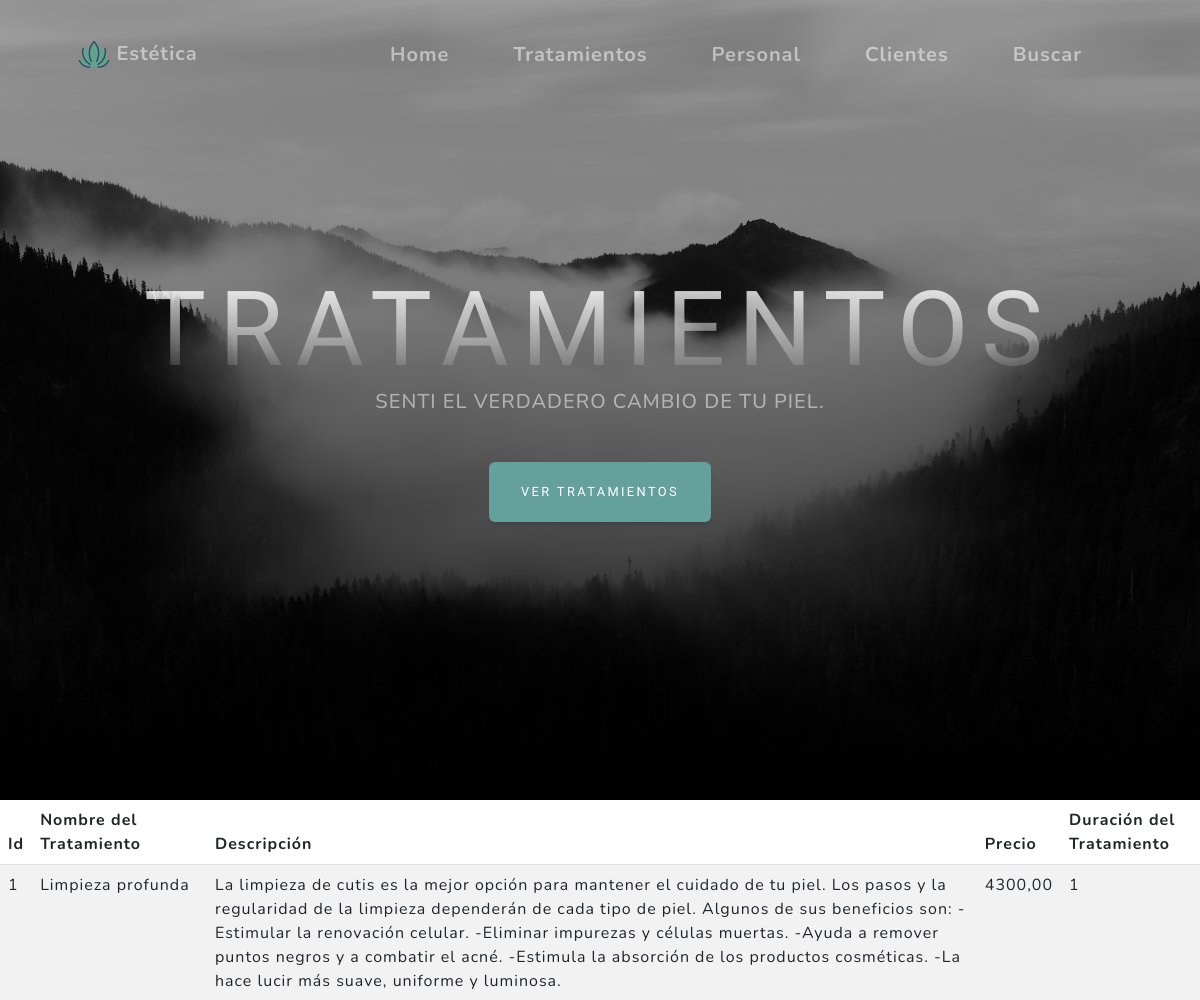
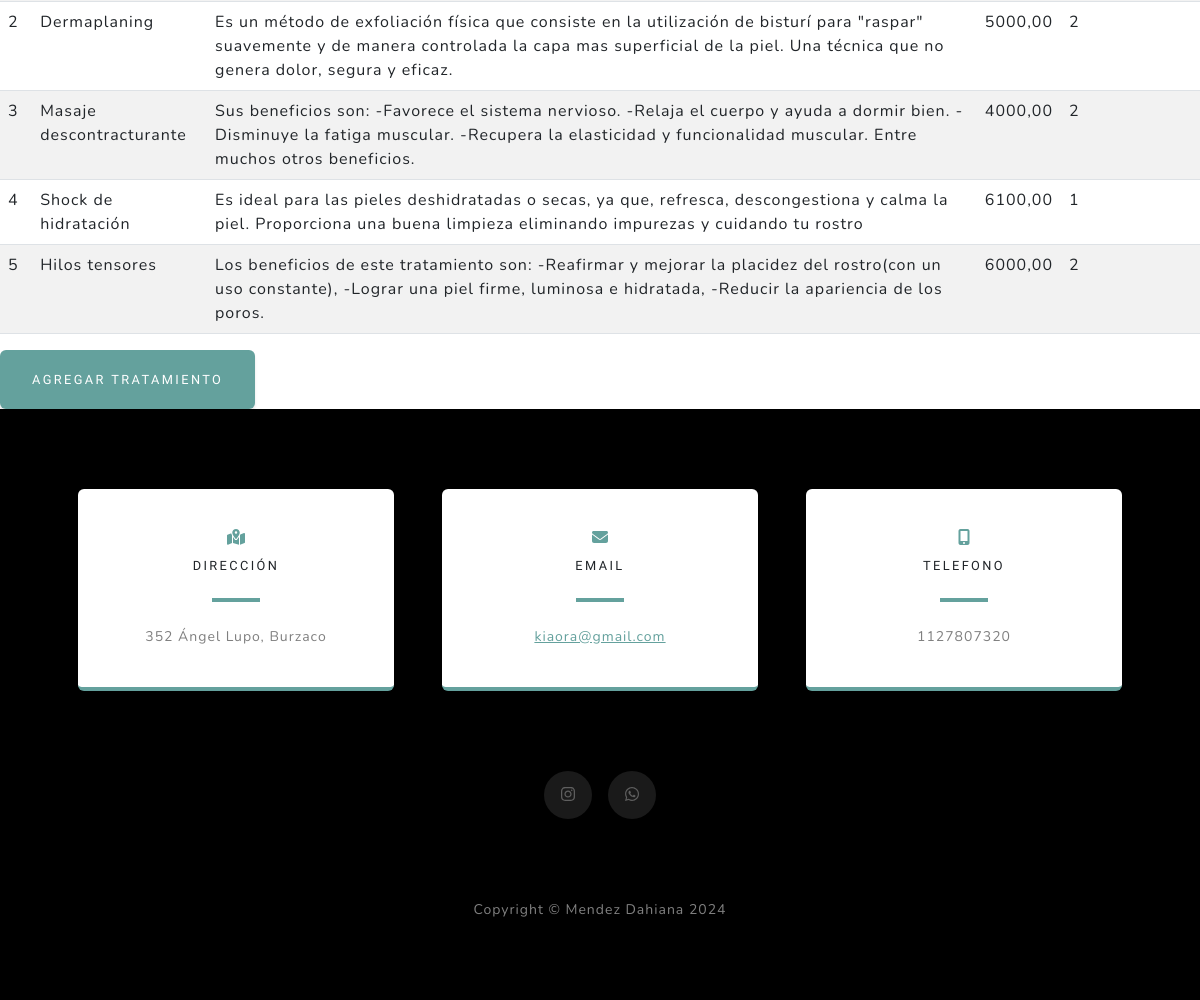
Screenshot of /App3raEntrega/tratamientos with the database file from the repository (2 pictures, top to bottom).
### App3raEntrega/models.py (models this page shows, shortened)
class Tratamiento(models.Model):
    nombre = models.CharField(max_length=200)
    descripcion = models.TextField()
    precio = models.DecimalField(max_digits=10, decimal_places=2)
    duracion = models.IntegerField()

### App3raEntrega/views.py (the view)
# urls.py: path('tratamientos', tratamientos, name="tratamientos"),
def tratamientos(request):
    contexto = {'tratamientos': Tratamiento.objects.all()}
    return render(request, "APP3raEntrega/tratamientos.html", contexto)

### App3raEntrega/templates/App3raEntrega/tratamientos.html
{%extends 'App3raEntrega/inicio.html' %}
{% block titulo %}
<h1 class="mx-auto my-0 text-uppercase">TRATAMIENTOS</h1>
{% endblock titulo %}
{% block boton %}
<a class="btn btn-primary" href="#projects">VER TRATAMIENTOS</a>
{% endblock boton %}
{% block contenido %}
<table class="table table-striped">
    <thead>
        <tr>
            <th>Id</th>
            <th>Nombre del Tratamiento</th>
            <th>Descripción</th>
            <th>Precio</th>
            <th>Duración del Tratamiento</th>
        </tr>
    </thead>
    <tbody>
{% for t in tratamientos  %}
        <tr>
            <td>{{ t.id }}</td>
            <td>{{ t.nombre }}</td>
            <td>{{ t.descripcion }}</td>
            <td>{{ t.precio }}</td>
            <td>{{ t.duracion }}</td>
        </tr>
{% endfor %}
    </tbody>
</table>
{% endblock contenido %}
{% block boton1 %}
<a class="btn btn-primary" href="{% url 'tratamiento_formulario' %}">AGREGAR TRATAMIENTO</a>
{% endblock boton1 %}

### rows the page displays
Tratamiento: id "1", nombre "Limpieza profunda", descripcion "La limpieza de cutis es la mejor opción para mantener el cuidado de tu piel. Los pasos y la regularidad de la limpieza dependerán de cada tipo de piel. Algunos de sus beneficios son: -Estimular la renovación celular. -Eliminar impurezas y células muertas. -Ayuda a remover puntos negros y a combatir el acné. -Estimula la absorción de los productos cosméticas. -La hace lucir más suave, uniforme y luminosa.", precio "4300,00", duracion "1"
Tratamiento: id "2", nombre "Dermaplaning", descripcion "Es un método de exfoliación física que consiste en la utilización de bisturí para \"raspar\" suavemente y de manera controlada la capa mas superficial de la piel. Una técnica que no genera dolor, segura y eficaz.", precio "5000,00", duracion "2"
Tratamiento: id "3", nombre "Masaje descontracturante", descripcion "Sus beneficios son: -Favorece el sistema nervioso. -Relaja el cuerpo y ayuda a dormir bien. -Disminuye la fatiga muscular. -Recupera la elasticidad y funcionalidad muscular. Entre muchos otros beneficios.", precio "4000,00", duracion "2"
Tratamiento: id "4", nombre "Shock de hidratación", descripcion "Es ideal para las pieles deshidratadas o secas, ya que, refresca, descongestiona y calma la piel. Proporciona una buena limpieza eliminando impurezas y cuidando tu rostro", precio "6100,00", duracion "1"
Tratamiento: id "5", nombre "Hilos tensores", descripcion "Los beneficios de este tratamiento son: -Reafirmar y mejorar la placidez del rostro(con un uso constante), -Lograr una piel firme, luminosa e hidratada, -Reducir la apariencia de los poros.", precio "6000,00", duracion "2"
